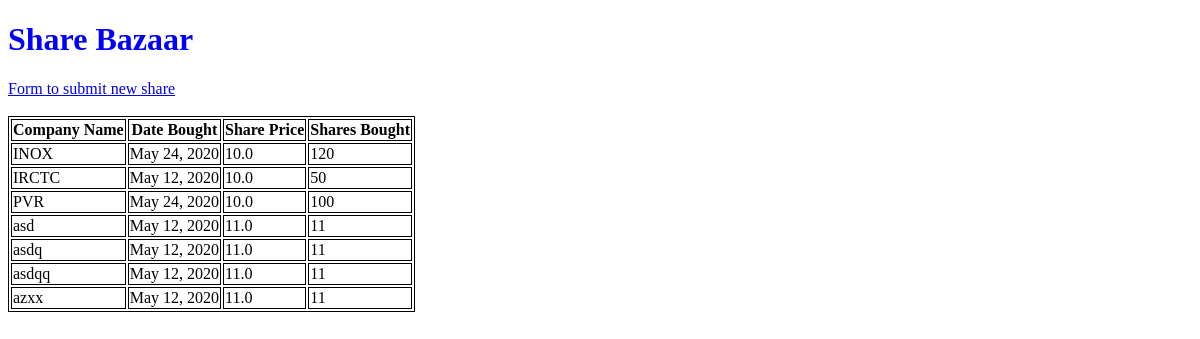
/, run on an earlier commit of the app's database.
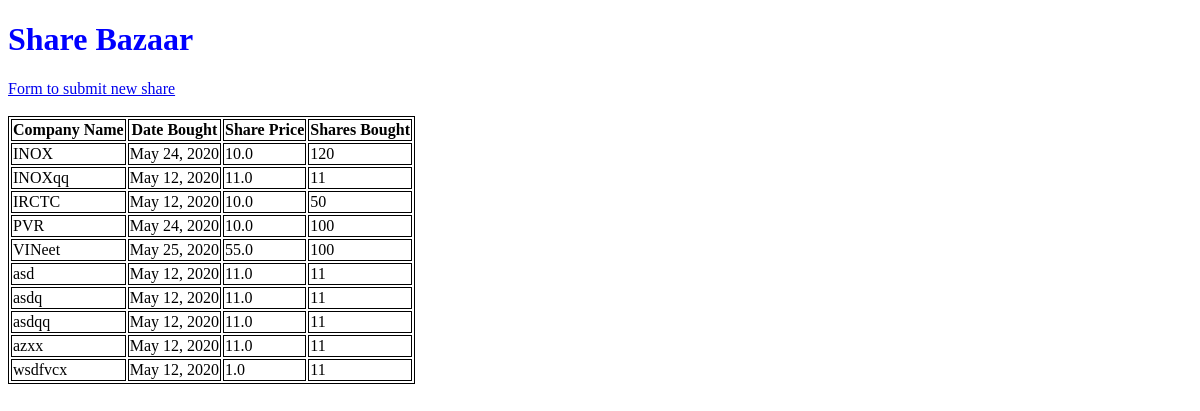
And on a later commit of the database.
### first_app/models.py (models this page shows, shortened)
class ShareDetails(models.Model):
    company_name = models.CharField(max_length=16 ,unique=True)
    date_bought = models.DateField()
    shares_bought = models.IntegerField()
    share_price = models.FloatField()

### first_app/views.py (the view)
# urls.py: url(r'^$', views.index, name='index'),
def index(request):
    web_page = ShareDetails.objects.order_by('company_name')
    topic_dict = {'topic': web_page}
    return render(request, 'first_app/index.html', context=topic_dict)

### templates/first_app/index.html (shortened to what this page needs)
<!DOCTYPE html>
{% load staticfiles %}
<html>
    <head>
        <link rel="stylesheet" href="{% static "css/style.css" %}"/>
    </head>
    <body>
        <h1>Share Bazaar</h1>
        <a href="http://localhost:8000/form/">Form to submit new share</a>
        <br><br>
        <div class "container">
            {% if topic %}
            <table>
                <thead>
                    <th>Company Name</th>
                    <th>Date Bought</th>
                    <th>Share Price</th>
                    <th>Shares Bought</th>
                </thead>
                {% for acc in topic %}
                <tr>
                    <td>{{ acc.company_name}}</td>
                    <td>{{ acc.date_bought }}</td>
                    <td>{{ acc.share_price }}</td>
                    <td>{{ acc.shares_bought }}</td>
                </tr>
                {% endfor %}
            </table>
            {% else %}
            <p>No Records Found!</p>
            {% endif %}
        </div>
    </body>
</html>

What changed in the data, as far as the page shows it:
added ShareDetails: company_name "INOXqq", date_bought "May 12, 2020", share_price "11.0", shares_bought "11"
added ShareDetails: company_name "VINeet", date_bought "May 25, 2020", share_price "55.0", shares_bought "100"
added ShareDetails: company_name "wsdfvcx", date_bought "May 12, 2020", share_price "1.0", shares_bought "11"
